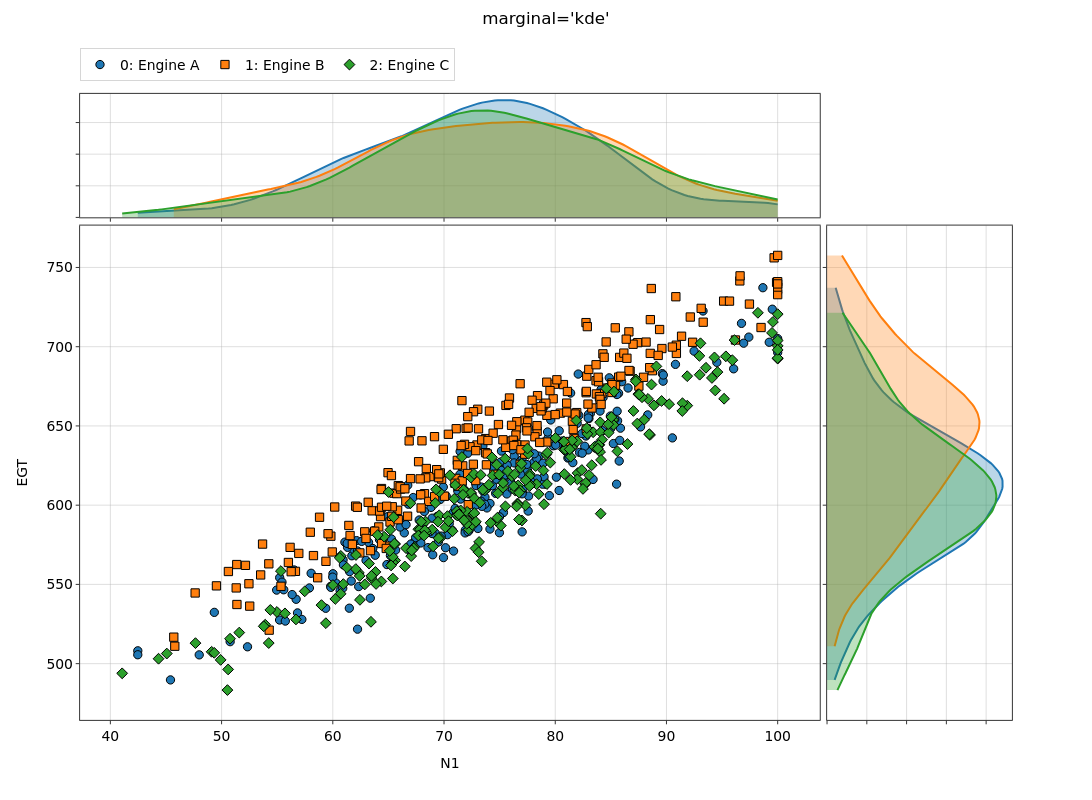

The cell this chart's notebook holds for it:
### Code cell
nb.plot_marginal(marginal='kde', suptitle="marginal='kde'")   # x / y are remembered from the last call

### Figure 1 — Plotly figure (JSON) as saved in the notebook; plotly's stock layout.template omitted (floating-point values rounded to 4 significant figures; data arrays with more than 128 entries replaced by an {"elided": "..."} marker saying what was removed)
{"data": [{"hovertemplate": "<b><u>Set: 0</u></b><br><b>Engine A</b><br>N1: %{x:.2f}<br>EGT: %{y:.2f}<extra></extra>", "legendgroup": "group_0", "legendrank": 1000, "line": {"color": "#1f77b4", "width": 2}, "marker": {"color": "#1f77b4", "line": {"color": "black", "width": 1}, "size": 8.3, "symbol": "circle"}, "mode": "markers", "name": "0: Engine A", "opacity": 1, "showlegend": true, "type": "scatter", "x": {"elided": "250 float values"}, "xaxis": "x3", "y": {"elided": "250 float values"}, "yaxis": "y3"}, {"fill": "tozeroy", "fillcolor": "rgba(31,119,180,0.3)", "hovertemplate": "0: Engine A<br>%{x:.3g}: %{y:.3g}<extra></extra>", "legendgroup": "group_0", "legendrank": 1000, "line": {"color": "#1f77b4", "width": 2}, "mode": "lines", "name": "0: Engine A", "opacity": 0.7, "showlegend": false, "type": "scatter", "x": {"elided": "200 float values"}, "xaxis": "x", "y": {"elided": "200 float values"}, "yaxis": "y"}, {"fill": "tozerox", "fillcolor": "rgba(31,119,180,0.3)", "hovertemplate": "0: Engine A<br>%{y:.3g}: %{x:.3g}<extra></extra>", "legendgroup": "group_0", "legendrank": 1000, "line": {"color": "#1f77b4", "width": 2}, "mode": "lines", "name": "0: Engine A", "opacity": 0.7, "showlegend": false, "type": "scatter", "x": {"elided": "200 float values"}, "xaxis": "x4", "y": {"elided": "200 float values"}, "yaxis": "y4"}, {"hovertemplate": "<b><u>Set: 1</u></b><br><b>Engine B</b><br>N1: %{x:.2f}<br>EGT: %{y:.2f}<extra></extra>", "legendgroup": "group_1", "legendrank": 1001, "line": {"color": "#ff7f0e", "width": 2}, "marker": {"color": "#ff7f0e", "line": {"color": "black", "width": 1}, "size": 8.3, "symbol": "square"}, "mode": "markers", "name": "1: Engine B", "opacity": 1, "showlegend": true, "type": "scatter", "x": {"elided": "250 float values"}, "xaxis": "x3", "y": {"elided": "250 float values"}, "yaxis": "y3"}, {"fill": "tozeroy", "fillcolor": "rgba(255,127,14,0.3)", "hovertemplate": "1: Engine B<br>%{x:.3g}: %{y:.3g}<extra></extra>", "legendgroup": "group_1", "legendrank": 1001, "line": {"color": "#ff7f0e", "width": 2}, "mode": "lines", "name": "1: Engine B", "opacity": 0.7, "showlegend": false, "type": "scatter", "x": {"elided": "200 float values"}, "xaxis": "x", "y": {"elided": "200 float values"}, "yaxis": "y"}, {"fill": "tozerox", "fillcolor": "rgba(255,127,14,0.3)", "hovertemplate": "1: Engine B<br>%{y:.3g}: %{x:.3g}<extra></extra>", "legendgroup": "group_1", "legendrank": 1001, "line": {"color": "#ff7f0e", "width": 2}, "mode": "lines", "name": "1: Engine B", "opacity": 0.7, "showlegend": false, "type": "scatter", "x": {"elided": "200 float values"}, "xaxis": "x4", "y": {"elided": "200 float values"}, "yaxis": "y4"}, {"hovertemplate": "<b><u>Set: 2</u></b><br><b>Engine C</b><br>N1: %{x:.2f}<br>EGT: %{y:.2f}<extra></extra>", "legendgroup": "group_2", "legendrank": 1002, "line": {"color": "#2ca02c", "width": 2}, "marker": {"color": "#2ca02c", "line": {"color": "black", "width": 1}, "size": 8.3, "symbol": "diamond"}, "mode": "markers", "name": "2: Engine C", "opacity": 1, "showlegend": true, "type": "scatter", "x": {"elided": "250 float values"}, "xaxis": "x3", "y": {"elided": "250 float values"}, "yaxis": "y3"}, {"fill": "tozeroy", "fillcolor": "rgba(44,160,44,0.3)", "hovertemplate": "2: Engine C<br>%{x:.3g}: %{y:.3g}<extra></extra>", "legendgroup": "group_2", "legendrank": 1002, "line": {"color": "#2ca02c", "width": 2}, "mode": "lines", "name": "2: Engine C", "opacity": 0.7, "showlegend": false, "type": "scatter", "x": {"elided": "200 float values"}, "xaxis": "x", "y": {"elided": "200 float values"}, "yaxis": "y"}, {"fill": "tozerox", "fillcolor": "rgba(44,160,44,0.3)", "hovertemplate": "2: Engine C<br>%{y:.3g}: %{x:.3g}<extra></extra>", "legendgroup": "group_2", "legendrank": 1002, "line": {"color": "#2ca02c", "width": 2}, "mode": "lines", "name": "2: Engine C", "opacity": 0.7, "showlegend": false, "type": "scatter", "x": {"elided": "200 float values"}, "xaxis": "x4", "y": {"elided": "200 float values"}, "yaxis": "y4"}], "layout": {"barmode": "overlay", "height": 800, "hoverlabel": {"font": {"size": 13.9}}, "legend": {"font": {"size": 13.9}, "orientation": "h", "x": 0, "xanchor": "left", "y": 0.9397, "yanchor": "top", "yref": "container"}, "margin": {"r": 80, "t": 86.22}, "meta": {"uc_legend_rows": 1}, "showlegend": true, "title": {"font": {"size": 16.7}, "text": "marginal='kde'", "x": 0.5, "xanchor": "center", "y": 0.985, "yanchor": "top", "yref": "container"}, "width": 1200, "xaxis": {"anchor": "y", "domain": [0.0, 0.7938], "matches": "x3", "showticklabels": false, "tickfont": {"size": 13.9}, "title": {"font": {"size": 13.9}}}, "xaxis2": {"anchor": "y2", "domain": [0.8002, 1.0], "tickfont": {"size": 13.9}, "title": {"font": {"size": 13.9}}, "visible": false}, "xaxis3": {"anchor": "y3", "domain": [0.0, 0.7938], "tickfont": {"size": 13.9}, "title": {"font": {"size": 13.9}, "standoff": 15, "text": "N1"}}, "xaxis4": {"anchor": "y4", "domain": [0.8015, 1.0], "showticklabels": false, "tickfont": {"size": 13.9}, "title": {"font": {"size": 13.9}}}, "yaxis": {"anchor": "x", "domain": [0.8026, 1.0], "showticklabels": false, "tickfont": {"size": 13.9}, "title": {"font": {"size": 13.9}}}, "yaxis2": {"anchor": "x2", "domain": [0.8002, 1.0], "tickfont": {"size": 13.9}, "title": {"font": {"size": 13.9}}, "visible": false}, "yaxis3": {"anchor": "x3", "domain": [0.0, 0.7897], "tickfont": {"size": 13.9}, "title": {"font": {"size": 13.9}, "standoff": 15, "text": "EGT"}}, "yaxis4": {"anchor": "x4", "domain": [0.0, 0.7897], "matches": "y3", "showticklabels": false, "tickfont": {"size": 13.9}, "title": {"font": {"size": 13.9}}}}}
